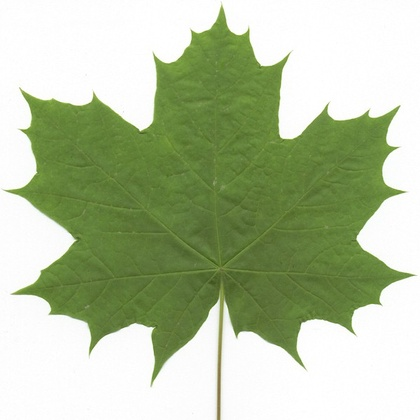
%> input picture healthy/Big leaf/bigleaf-maple-leaf.jpg, 420 x 420 px, shrunk from 600 x 600 before the run
$ octave analyze.m   (GNU Octave 9; MATLAB toolbox functions it lacks are replaced by stand-ins)
%> lines starting %> are read from the running program, lines starting %| are printed output that depends on the picture; in (x1, y1, x2, y2) boxes, pixels count from 0 and x2, y2 are one past the last pixel; in counts of white or black regions, pixels touching at a corner belong together; the program's own positions count from 1
clc; clear all; close all;


A=imread('bigleaf-maple-leaf.jpg');
%> A is the input picture: size 420x420x3 uint8; mean R, G, B 181, 194.3, 161.6

AR=A(:,:,1);
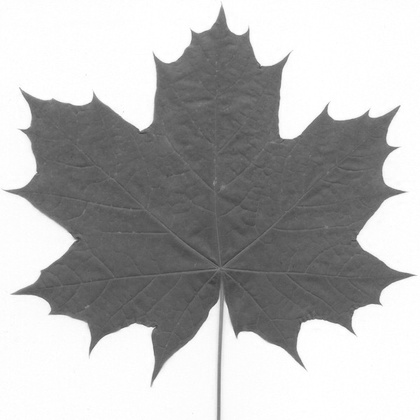
%> AR: size 420x420 uint8; min 55, max 255, mean 181
AG=A(:,:,2);
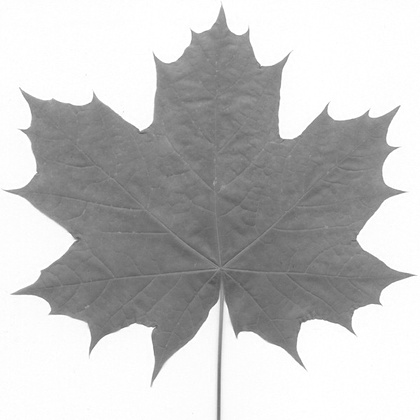
%> AG: size 420x420 uint8; min 82, max 255, mean 194.3
AB=A(:,:,3);
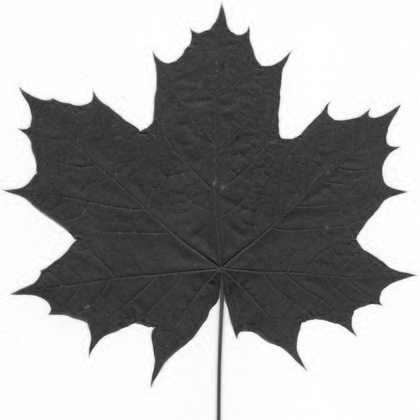
%> AB: size 420x420 uint8; min 13, max 255, mean 161.6
figure,imshow(A);

figure,imhist(AR);
title('Red histogram');
%> figure, not shown here; highest point at x = 254, y = 31739
figure,imhist(AG);
title('Green histogram');
%> figure, not shown here; highest point at x = 254, y = 31965

figure, imhist(AB);

title('Blue histogram');
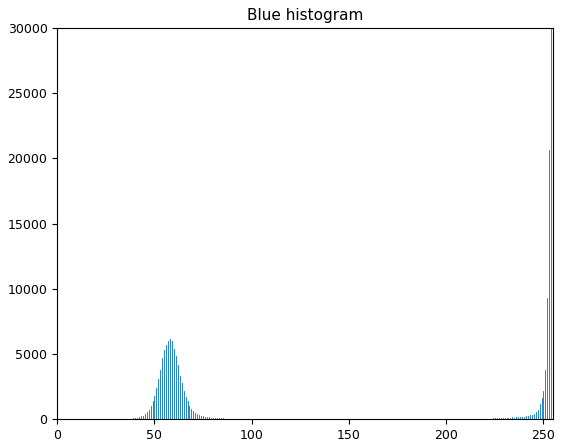
%> figure redrawn from the program's plot data; highest point at x = 254, y = 29936


Agray=rgb2gray(A);
figure,imshow(Agray);
%
%  mean2, std2

Igray=Agray;
 level = graythresh(Igray);
%> level = 0.714
BW = im2bw(Igray,level);
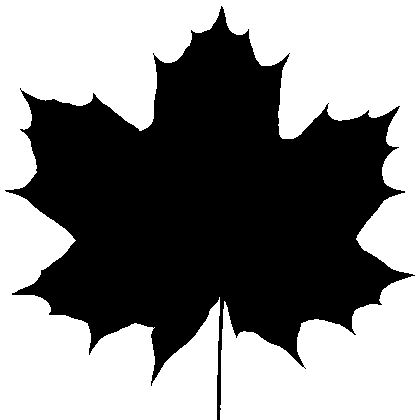
%> BW: size 420x420 logical; 53.3% white; 1 black region, box (x1, y1, x2, y2) and area: (5, 6, 415, 420) 82433
figure,imshow(BW)


[IDX,C] = kmeans(BW,2);
%> IDX = 420 values, max 2 at index 107, min 1 at index 1, mean 1.52; C = 420 columns, first 8: [1 1 1 1 1 1 1 1; 1 1 1 1 1 0.995 0.991 0.991]


 ARmean=mean2(AR)
%> ARmean = 181

 ARstd=std2(AR)
%> ARstd = 52.32


 AGmean=mean2(AG)
%> AGmean = 194.3

 AGstd=std2(AG)
%> AGstd = 43.11


 ABmean=mean2(AB)
%> ABmean = 161.6

 ABstd=std2(AB)
%> ABstd = 65.73


 Greens=[];
 [m,n]=size(Igray);
%> m = 420; n = 420

 BW=imcomplement(BW);

 for i=1: m
     for j=1:n

         if BW(i,j)==1
             Greens=[Greens AG(i,j)];
         end

     end
 end


 SE = ones(5);
BW2 = imdilate(BW,SE);
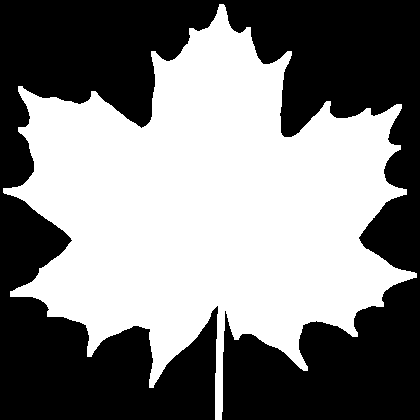
%> BW2: size 420x420 logical; 49.9% white; 1 white region, box (x1, y1, x2, y2) and area: (3, 4, 417, 420) 88036
increase = (bwarea(BW2) - bwarea(BW))/bwarea(BW)
%> increase = 0.0678


bwarea(BW)
%> ans = 82532
bwarea(BW2)
%> ans = 88129.2

figure,imshow(BW2)

% % % bwconncomp computes connected components, as shown in the example:

 cc = bwconncomp(BW)
%> cc = 1 connected component

 labeled = labelmatrix(cc);


% % %  Create a pseudo-color image, where the label identifying each object
% % %  in the label matrix maps to a different color in the associated colormap matrix.
% % %  Use label2rgb to choose the colormap, the background color, and how objects
% % %  in the label matrix map to colors in the colormap:


RGB_label = label2rgb(labeled, @copper, 'c', 'shuffle');
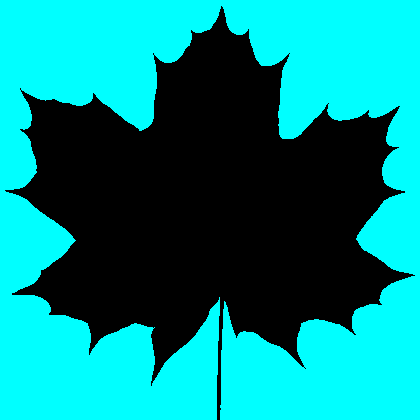
%> RGB_label: size 420x420x3 uint8; mean R, G, B 0, 135.8, 135.8
imshow(RGB_label,'InitialMagnification','fit')


 GreenArea=size(Greens,2)/(m*n)
%> GreenArea = 0.467

 print ('Green Area ');
